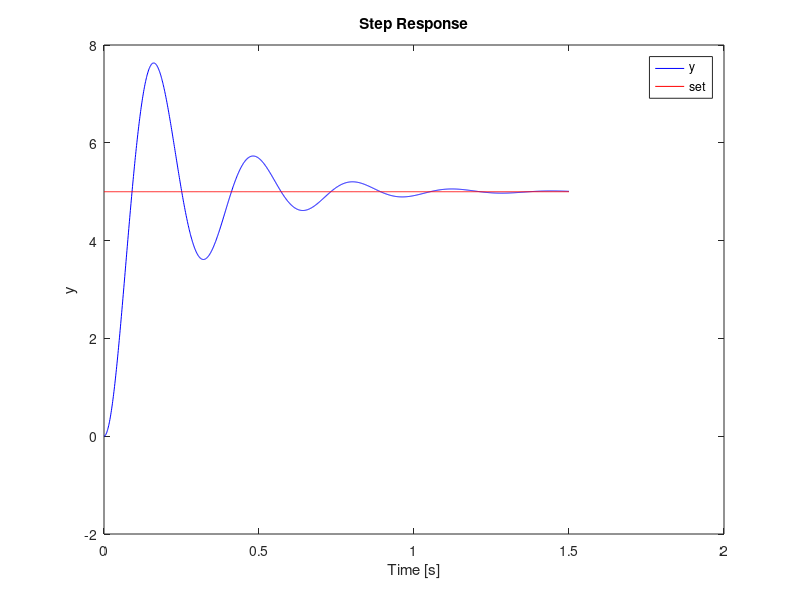
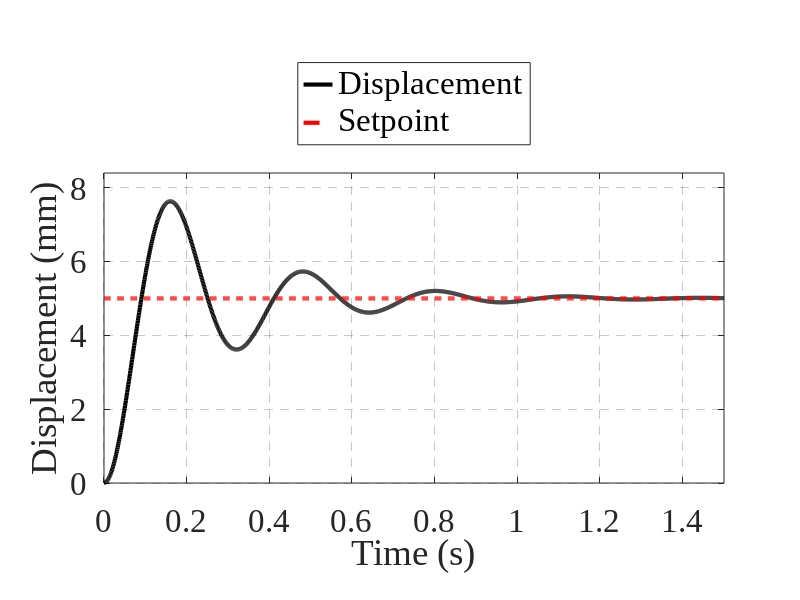

Recreate these plots in MATLAB, in order.
% 이름   : time_series_example
% 용도   : plot-style time-series 케이스 — before/after 비교 예제
% 작성자 : REM2 / 2026
% 사용법 : MATLAB에서 직접 실행 (외부 데이터 불필요). image_fig/에 PNG 저장
% 의존성 : 없음 (기본 MATLAB)

%% 합성 데이터 — 2차 부족감쇠 스텝 응답 (변위 mm)
clear; clc;
zeta = 0.2;  wn = 20;                       % 감쇠비, 고유진동수 (rad/s)
wd   = wn*sqrt(1 - zeta^2);
t    = 0:1e-3:1.5;                          % 시간 (s) — 0부터 시작
phi  = atan2(sqrt(1 - zeta^2), zeta);
y    = 1 - (exp(-zeta*wn*t)./sqrt(1 - zeta^2)).*sin(wd*t + phi);
y    = 5*y;                                 % 변위 스케일 (mm)
setpoint = 5*ones(size(t));                 % 목표 변위 (mm)

%% 출력 폴더 (스크립트 위치 기준)
thisDir = fileparts(mfilename('fullpath'));
outDir  = fullfile(thisDir, 'image_fig');
if ~exist(outDir, 'dir'); mkdir(outDir); end

%% ── BEFORE — 흔한 문제: 얇은 선, 단위 brackets, grid 없음, xlim 없음, shorthand 색, 불필요한 title
figBefore = figure('Name', 'time-series BEFORE');
plot(t, y, 'b');                            % 얇은 기본 선 + shorthand 색
hold on;
plot(t, setpoint, 'r');
xlabel('Time [s]');                         % brackets (잘못)
ylabel('y');                                % 단위·의미 불명
title('Step Response');                     % 불필요한 title
legend('y', 'set');
exportgraphics(figBefore, fullfile(outDir, 'time_series_before.png'), 'Resolution', 300);

%% ── AFTER — plot-style Common + time-series 케이스 적용
% 스타일 블록 (예제 자립성을 위해 인라인)
fontSize  = 24;  fontName = 'Times New Roman';  lineWidth = 3.0;
gridStyle = '--';  gridAlpha = 0.25;
colorOrder = [0 0 0; 1 0 0; 0 0 1];

% 재현 가능한 export 크기 (docking 대신 고정 Position)
figAfter = figure('Name', 'time-series AFTER', 'Color', 'w', ...
                  'Units', 'pixels', 'Position', [100 100 960 540]);
ax = axes('Parent', figAfter);

hMeas = plot(ax, t, y, 'LineStyle', '-', 'Color', colorOrder(1,:), 'LineWidth', lineWidth);
hold(ax, 'on');
hRef  = plot(ax, t, setpoint, 'LineStyle', '--', 'Color', colorOrder(2,:), 'LineWidth', lineWidth);

xlabel(ax, 'Time (s)');                     % 단위 괄호
ylabel(ax, 'Displacement (mm)');            % 물리 단위 명시
xlim(ax, [0, t(end)]);                      % 0부터 시작
ylim(ax, [0, 1.1*max(y)]);                  % 위쪽 ~10% 패딩
pbaspect(ax, [2 1 1]);                      % 시계열 wide
set(ax, 'FontSize', fontSize, 'FontName', fontName, 'Box', 'on', ...
        'XGrid', 'on', 'YGrid', 'on', 'GridLineStyle', gridStyle, 'GridAlpha', gridAlpha);
legend(ax, [hMeas, hRef], {'Displacement', 'Setpoint'}, ...
       'Location', 'northoutside', 'NumColumns', 1, ...   % 2개 항목(1–3) → 1열
       'FontSize', fontSize, 'FontName', fontName);
exportgraphics(figAfter, fullfile(outDir, 'time_series_after.png'), 'Resolution', 300);

disp('time_series_example: before/after PNG 저장 완료 → image_fig/');
